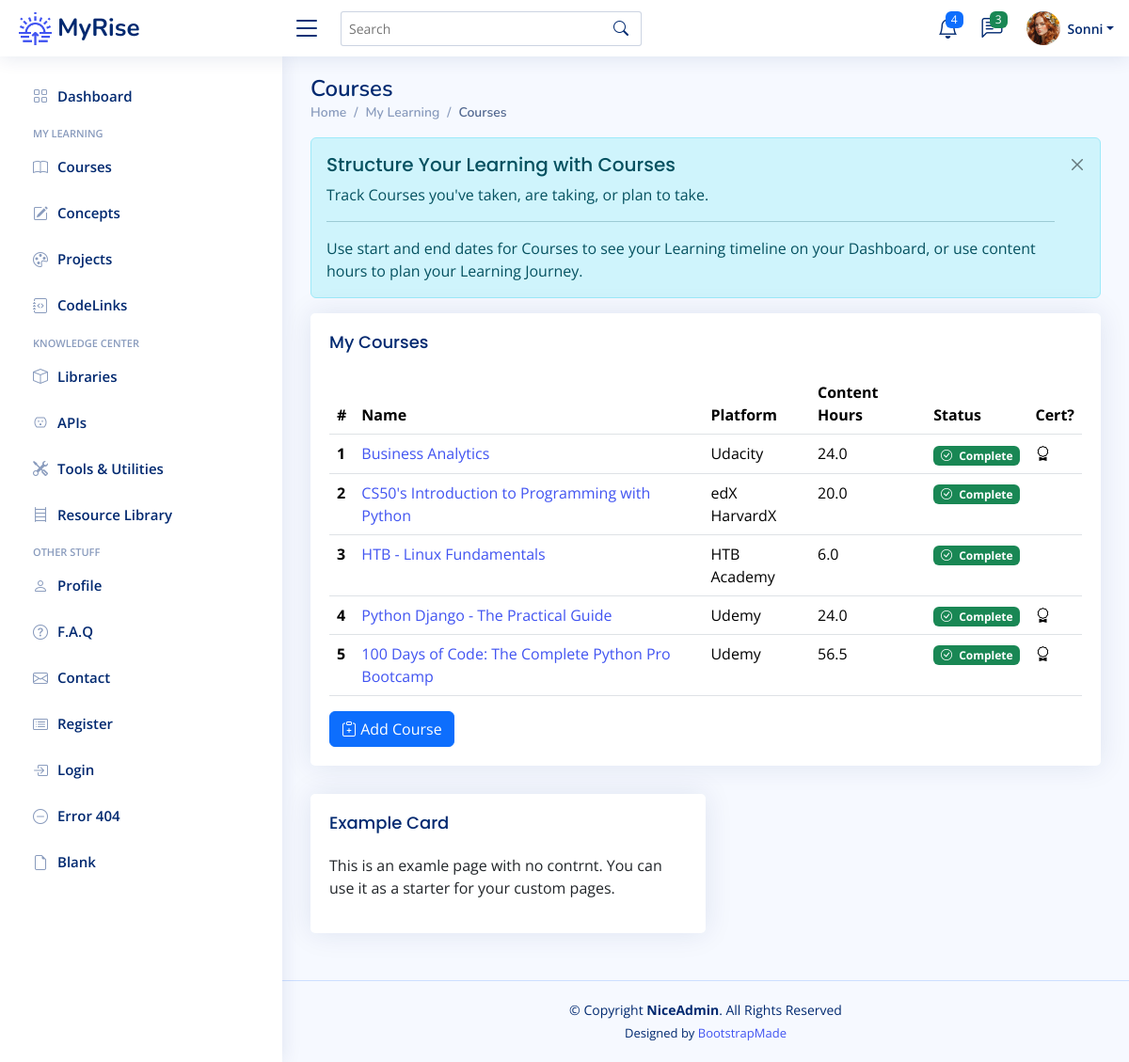
The page /courses (signed in) on the database its author committed.
### app/models.py (models this page shows)
class User(UserMixin, db.Model):
    __tablename__ = "users"
    id: Mapped[int] = mapped_column(Integer, primary_key=True)
    email: Mapped[str] = mapped_column(String(100), unique=True)
    password: Mapped[str] = mapped_column(String(250))
    name: Mapped[str] = mapped_column(String(1000))
    display_name: Mapped[str] = mapped_column(String(1000))
    projects: Mapped[List["Project"]] = relationship(back_populates="user")
    events: Mapped[List["Event"]] = relationship(back_populates="user")
    courses: Mapped[List["Course"]] = relationship(back_populates="user")
    libraries: Mapped[List["Library"]] = relationship(back_populates="user")
    apis: Mapped[List["API"]] = relationship(back_populates="user")
    tools: Mapped[List["Tool"]] = relationship(back_populates="user")
    resources: Mapped[List["Resource"]] = relationship(back_populates="user")
    repos: Mapped[List["Repository"]] = relationship(back_populates="user")
    codelinks: Mapped[List["CodeLink"]] = relationship(back_populates="user")
    concepts: Mapped[List["Concept"]] = relationship('Concept', secondary=user_concept, backref='user')

class Course(db.Model):
    __tablename__ = "courses"
    id: Mapped[int] = mapped_column(Integer, primary_key=True)
    name: Mapped[str] = mapped_column(String(100), unique=True)
    platform: Mapped[str] = mapped_column(String(100))
    url: Mapped[str] = mapped_column(String(250), nullable=True)
    instructor: Mapped[str] = mapped_column(String(100))
    start: Mapped[datetime.date] = mapped_column(Date, nullable=True)
    complete: Mapped[datetime.date] = mapped_column(Date, nullable=True)
    content_hours: Mapped[float] = mapped_column(nullable=True)
    has_cert: Mapped[bool] = mapped_column(Boolean)
    date_added: Mapped[datetime.date] = mapped_column(Date, nullable=False)
    status: Mapped[str] = mapped_column(String(100), nullable=True)
    projects: Mapped[List["Project"]] = relationship(back_populates="course")
    user_id: Mapped[int] = mapped_column(Integer, ForeignKey(User.id), index=True)
    user: Mapped["User"] = relationship(back_populates="courses")

### app/routes.py (the view)
@app.route('/courses')
@login_required
def courses_page():
    get_courses = db.session.execute(db.select(Course).filter_by(user_id=current_user.id)).scalars().all()
    courses = [course for course in get_courses]
    return render_template('courses.html', courses=courses, course_badge=course_statuses)

### app/models.py (called while the page is built)
@login_manager.user_loader
def load_user(user_id):
    return db.get_or_404(User, user_id)

### app/templates/courses.html (shortened to what this page needs)
{% extends 'base.html' %}
{% from 'bootstrap5/form.html' import render_form %}
{% block content %}
	<main id="main" class="main">
    <div class="pagetitle">
      <h1>Courses</h1>
      <nav>
        <ol class="breadcrumb">
          <li class="breadcrumb-item"><a href="index.html">Home</a></li>
          <li class="breadcrumb-item">My Learning</li>
          <li class="breadcrumb-item active">Courses</li>
        </ol>
      </nav>
    </div>
	<div class="alert alert-info  alert-dismissible fade show" role="alert">
		<h4 class="alert-heading">Structure Your Learning with Courses</h4>
		<p>Track Courses you've taken, are taking, or plan to take.</p>
		<hr>
		<p class="mb-0">Use start and end dates for Courses to see your Learning timeline on your Dashboard, or use content hours to plan your Learning Journey.</p>
		<button type="button" class="btn-close" data-bs-dismiss="alert" aria-label="Close"></button>
	  </div>
	 <div class="card">
		<div class="card-body">
		  <h5 class="card-title">My Courses</h5>
		  <table class="table table-hover">
			<thead>
			  <tr>
			    <th scope="col">#</th>
				<th scope="col">Name</th>
				<th scope="col">Platform</th>
				<th scope="col">Content Hours</th>
			    <th scope="col">Status</th>
				<th scope="col">Cert?</th>
			  </tr>
			</thead>
			<tbody>
			{% for course in courses %}
			  <tr>
				<th scope="row">{{ course.id }}</th>
			  	<td><a href="{{ url_for('course_detail', num=course.id ) }}">{{ course.name }}</a></td>
				<td>{{ course.platform }}</td>
				<td>{{ course.content_hours }}</td>
				  {% if course.status %}
				<td><span class="badge {{ course_badge[course.status][1] }}"><i class="bi {{ course_badge[course.status][2] }} me-1"></i> {{ course_badge[course.status][0] }}</span></td>
				  {% else %}
				  <td></td>
				  {% endif %}
				  {% if course.has_cert %}
				<td><i class="bi bi-award"></i></td>
				  {% else %}
				  <td></td>
				  {% endif %}
			  </tr>
			{% endfor %}
			</tbody>
		  </table>
			<a href="{{ url_for('add_new_course') }}">
		  <button type="button" class="btn btn-primary"><i class="bi bi-clipboard-plus"></i> Add Course</button>
			</a>
		</div>
	 </div>
    <section class="section">
        <div class="col-lg-6">
          <div class="card">
            <div class="card-body">
              <h5 class="card-title">Example Card</h5>
              <p>This is an examle page with no contrnt. You can use it as a starter for your custom pages.</p>
            </div>
          </div>
        </div>
    </section>
	</main>
{% endblock %}

### app/templates/heading.html (shortened to what this page needs)
{% from 'bootstrap5/nav.html' import render_nav_item %}
{% from 'bootstrap5/form.html' import render_form %}
  <header id="header" class="header fixed-top d-flex align-items-center">
    <div class="d-flex align-items-center justify-content-between">
      <a href="{{ url_for('home') }}" class="logo d-flex align-items-center">
        <img src="{{ url_for('static', filename='img/logo.png') }}" alt="sun-rise">
        <span class="d-none d-lg-block">MyRise</span>
      </a>
      <i class="bi bi-list toggle-sidebar-btn"></i>
    </div>
    <div class="search-bar">
      <form class="search-form d-flex align-items-center" method="POST" action="#">
        <input type="text" name="query" placeholder="Search" title="Enter search keyword">
        <button type="submit" title="Search"><i class="bi bi-search"></i></button>
      </form>
    </div>
    <nav class="header-nav ms-auto">
      <ul class="d-flex align-items-center">
        <li class="nav-item dropdown">
          <a class="nav-link nav-icon" href="#" data-bs-toggle="dropdown">
            <i class="bi bi-bell"></i>
            <span class="badge bg-primary badge-number">4</span>
          </a>
        </li>
        <li class="nav-item dropdown">
          <a class="nav-link nav-icon" href="#" data-bs-toggle="dropdown">
            <i class="bi bi-chat-left-text"></i>
            <span class="badge bg-success badge-number">3</span>
          </a>
        </li>
        <li class="nav-item dropdown pe-3">
          <a class="nav-link nav-profile d-flex align-items-center pe-0" href="#" data-bs-toggle="dropdown">
            <img src="{{ url_for('static', filename='img/profile-img.png') }}" alt="Profile" class="rounded-circle">
            <span class="d-none d-md-block dropdown-toggle ps-2">{{ current_user.display_name }}</span>
          </a>
        </li>
      </ul>
    </nav>
  </header>
  <aside id="sidebar" class="sidebar">
    <ul class="sidebar-nav" id="sidebar-nav">
      <li class="nav-item">
        <a class="nav-link collapsed" href="{{ url_for('home') }}">
          <i class="bi bi-grid"></i>
          <span>Dashboard</span>
        </a>
      </li>
<li class="nav-heading">My Learning</li>
	  <li class="nav-item">
        <a class="nav-link collapsed" href="{{ url_for('courses_page') }}">
          <i class="bi bi-book"></i>
          <span>Courses</span>
        </a>
      </li>
	  <li class="nav-item">
        <a class="nav-link collapsed" href="{{ url_for('concepts_page') }}">
          <i class="bi bi-pencil-square"></i>
          <span>Concepts</span>
        </a>
      </li>
	  <li class="nav-item">
        <a class="nav-link collapsed" href="{{ url_for('projects_page') }}">
          <i class="bi bi-palette"></i>
          <span>Projects</span>
        </a>
      </li>
	  <li class="nav-item">
        <a class="nav-link collapsed" href="{{ url_for('codelinks_page') }}">
          <i class="bi bi-journal-code"></i>
          <span>CodeLinks</span>
        </a>
      </li>
<li class="nav-heading">Knowledge Center</li>
	  <li class="nav-item">
        <a class="nav-link collapsed" href="{{ url_for('libraries_page') }}">
          <i class="bi bi-box"></i>
          <span>Libraries</span>
        </a>
      </li>
	  <li class="nav-item">
        <a class="nav-link collapsed" href="{{ url_for('apis_page') }}">
          <i class="bi bi-outlet"></i>
          <span>APIs</span>
        </a>
      </li>
	  <li class="nav-item">
        <a class="nav-link collapsed" href="{{ url_for('tools_page') }}">
          <i class="bi bi-tools"></i>
          <span>Tools & Utilities</span>
        </a>
      </li>
	  <li class="nav-item">
        <a class="nav-link collapsed" href="{{ url_for('resources_page') }}">
          <i class="bi bi-bookshelf"></i>
          <span>Resource Library</span>
        </a>
      </li>
	<li class="nav-heading">Other Stuff</li>
      <li class="nav-item">
        <a class="nav-link collapsed" href="users-profile.html">
          <i class="bi bi-person"></i>
          <span>Profile</span>
        </a>
      </li>
      <li class="nav-item">
        <a class="nav-link collapsed" href="pages-faq.html">
          <i class="bi bi-question-circle"></i>
          <span>F.A.Q</span>
        </a>
	  </li>
      <li class="nav-item">
        <a class="nav-link collapsed" href="pages-contact.html">
          <i class="bi bi-envelope"></i>
          <span>Contact</span>
        </a>
      </li>
      <li class="nav-item">
        <a class="nav-link collapsed" href="pages-register.html">
          <i class="bi bi-card-list"></i>
          <span>Register</span>
        </a>
      </li>
      <li class="nav-item">
        <a class="nav-link collapsed" href="pages-login.html">
          <i class="bi bi-box-arrow-in-right"></i>
          <span>Login</span>
        </a>
      </li>
      <li class="nav-item">
        <a class="nav-link collapsed" href="pages-error-404.html">
          <i class="bi bi-dash-circle"></i>
          <span>Error 404</span>
        </a>
      </li>
      <li class="nav-item">
        <a class="nav-link collapsed" href="pages-blank.html">
          <i class="bi bi-file-earmark"></i>
          <span>Blank</span>
        </a>
      </li>
    </ul>
  </aside>

### app/static/css/style.css (style rules this page uses)
:root { scroll-behavior: smooth; }
body { font-family: "Open Sans", sans-serif; background: #f6f9ff; color: #444444; }
a { color: #4154f1; text-decoration: none; }
h1, h2, h3, h4, h5, h6 { font-family: "Nunito", sans-serif; }
#main { margin-top: 60px; padding: 20px 30px; transition: all 0.3s; }
.pagetitle { margin-bottom: 10px; }
.pagetitle h1 { font-size: 24px; margin-bottom: 0; font-weight: 600; color: #012970; }
.card { margin-bottom: 30px; border: none; border-radius: 5px; box-shadow: 0px 0 30px rgba(1, 41, 112, 0.1); }
.card-title { padding: 20px 0 15px 0; font-size: 18px; font-weight: 500; color: #012970; font-family: "Poppins", sans-serif; }
.card-body { padding: 0 20px 20px 20px; }
.alert-heading { font-weight: 500; font-family: "Poppins", sans-serif; font-size: 20px; }
.btn-close { background-size: 25%; }
.breadcrumb { font-size: 14px; font-family: "Nunito", sans-serif; color: #899bbd; font-weight: 600; }
.breadcrumb a { color: #899bbd; transition: 0.3s; }
.breadcrumb .breadcrumb-item::before { color: #899bbd; }
.breadcrumb .active { color: #51678f; font-weight: 600; }
.logo { line-height: 1; }
@media (min-width: 1200px) { .logo { width: 280px; } }
.logo img { max-height: 35px; margin-right: 6px; }
.logo span { font-size: 26px; font-weight: 700; color: #012970; font-family: "Nunito", sans-serif; }
.header { transition: all 0.5s; z-index: 997; height: 60px; box-shadow: 0px 2px 20px rgba(1, 41, 112, 0.1); background-color: #fff; padding-left: 20px; }
.header .toggle-sidebar-btn { font-size: 32px; padding-left: 10px; cursor: pointer; color: #012970; }
.header .search-bar { min-width: 360px; padding: 0 20px; }
.header .search-form { width: 100%; }
.header .search-form input { border: 0; font-size: 14px; color: #012970; border: 1px solid rgba(1, 41, 112, 0.2); padding: 7px 38px 7px 8px; border-radius: 3px; transition: 0.3s; width: 100%; }
.header .search-form button { border: 0; padding: 0; margin-left: -30px; background: none; }
.header .search-form button i { color: #012970; }
.header-nav ul { list-style: none; }
.header-nav>ul { margin: 0; padding: 0; }
.header-nav .nav-icon { font-size: 22px; color: #012970; margin-right: 25px; position: relative; }
.header-nav .nav-profile { color: #012970; }
.header-nav .nav-profile img { max-height: 36px; }
.header-nav .nav-profile span { font-size: 14px; font-weight: 600; }
.header-nav .badge-number { position: absolute; inset: -2px -5px auto auto; font-weight: normal; font-size: 12px; padding: 3px 6px; }
.sidebar { position: fixed; top: 60px; left: 0; bottom: 0; width: 300px; z-index: 996; transition: all 0.3s; padding: 20px; overflow-y: auto; scrollbar-width: thin; scrollbar-color: #aab7cf transparent; box-shadow: 0px 0px 20px rgba(1, 41, 112, 0.1); background-color: #fff; }
@media (min-width: 1200px) { #main, #footer { margin-left: 300px; } }
.sidebar-nav { padding: 0; margin: 0; list-style: none; }
.sidebar-nav li { padding: 0; margin: 0; list-style: none; }
.sidebar-nav .nav-item { margin-bottom: 5px; }
.sidebar-nav .nav-heading { font-size: 11px; text-transform: uppercase; color: #899bbd; font-weight: 600; margin: 10px 0 5px 15px; }
.sidebar-nav .nav-link { display: flex; align-items: center; font-size: 15px; font-weight: 600; color: #4154f1; transition: 0.3; background: #f6f9ff; padding: 10px 15px; border-radius: 4px; }
.sidebar-nav .nav-link i { font-size: 16px; margin-right: 10px; color: #4154f1; }
.sidebar-nav .nav-link.collapsed { color: #012970; background: #fff; }
.sidebar-nav .nav-link.collapsed i { color: #899bbd; }

### rows shown on the page
User: display_name "Sonni"
Course: id "1", name "Business Analytics", platform "Udacity", content_hours "24.0", status "Complete", has_cert True (drawn)
Course: id "2", name "CS50's Introduction to Programming with Python", platform "edX HarvardX", content_hours "20.0", status "Complete", has_cert False (drawn)
Course: id "3", name "HTB - Linux Fundamentals", platform "HTB Academy", content_hours "6.0", status "Complete", has_cert False (drawn)
Course: id "4", name "Python Django - The Practical Guide", platform "Udemy", content_hours "24.0", status "Complete", has_cert True (drawn)
Course: id "5", name "100 Days of Code: The Complete Python Pro Bootcamp", platform "Udemy", content_hours "56.5", status "Complete", has_cert True (drawn)
